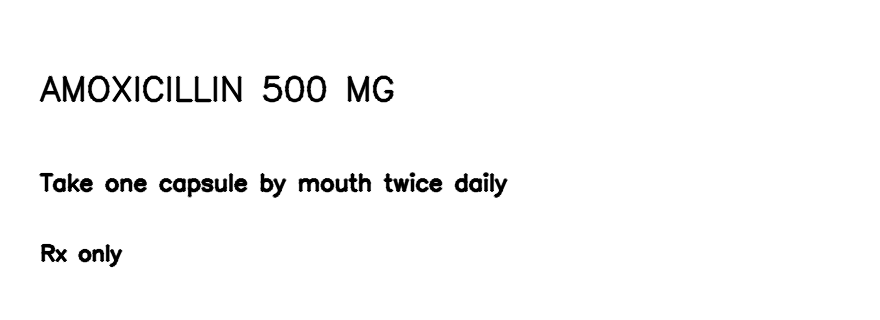
#> input picture data/raw/images/sample_ocr_test.png, 880 x 320 px
$ python -i orientation.py   (imports and definitions only)
#> lines starting #> are read from the running program, lines starting #| are printed output that depends on the picture; after the words box and inside, x2 and y2 are one past the last pixel; in counts of white or black regions, pixels touching at a corner belong together
#> further down, picture is the input picture: shape (320, 880, 3); min 0, max 255, mean 248.4
"""
Heuristic page-level orientation (0, 90, 180, 270) for flat labels.

Uses horizontal ink projection statistics so it runs without extra models.
Optional OCR scoring refines the choice when PaddleOCR is available.
"""

from __future__ import annotations

import cv2
import numpy as np


def _rotate_bound(image: np.ndarray, angle_deg: float) -> np.ndarray:
    """Rotate image about center; expand canvas so corners are not clipped."""
    h, w = image.shape[:2]
    center = (w / 2.0, h / 2.0)
    m = cv2.getRotationMatrix2D(center, angle_deg, 1.0)
    cos = abs(m[0, 0])
    sin = abs(m[0, 1])
    nw = int(h * sin + w * cos)
    nh = int(h * cos + w * sin)
    m[0, 2] += nw / 2.0 - center[0]
    m[1, 2] += nh / 2.0 - center[1]
    return cv2.warpAffine(image, m, (nw, nh), flags=cv2.INTER_LINEAR, borderMode=cv2.BORDER_REPLICATE)


def _projection_score(gray_binary: np.ndarray) -> float:
    """
    Score how much ink aligns with horizontal rows (typical for upright Latin text).
    Higher is better for 0° vs 90°/270° mis-rotation on many label layouts.
    """
    ink = (gray_binary < 200).astype(np.float32)
    row_sum = ink.sum(axis=1)
    if row_sum.size < 2:
        return 0.0
    # Penalize flat projections; text lines create stronger row-to-row variation
    return float(np.std(row_sum) + 0.25 * np.std(np.diff(row_sum)))


def _prep_for_orientation(gray: np.ndarray, max_side: int = 960) -> np.ndarray:
    h, w = gray.shape[:2]
    scale = min(1.0, max_side / max(h, w))
    if scale < 1.0:
        gray = cv2.resize(gray, (int(w * scale), int(h * scale)), interpolation=cv2.INTER_AREA)
    gray = cv2.GaussianBlur(gray, (3, 3), 0)
    _adapt = getattr(cv2, "ADAPTIVE_THRESH_GAUSSIAN_C", getattr(cv2, "ADAPTIVE_GAUSSIAN_C", 1))
    return cv2.adaptiveThreshold(
        gray,
        255,
        _adapt,
        cv2.THRESH_BINARY_INV,
        31,
        7,
    )


def estimate_rotation_degrees(image_bgr: np.ndarray) -> int:
    """
    Pick one of {0, 90, 180, 270} that best matches upright horizontal text layout.

    Heuristic only — fails on square symmetric patterns or vertical-only layouts.
    """
    gray = cv2.cvtColor(image_bgr, cv2.COLOR_BGR2GRAY)
    best_angle = 0
    best_score = -1.0
    for angle in (0, 90, 180, 270):
        if angle == 0:
            rotated = gray
        else:
            rotated = cv2.cvtColor(_rotate_bound(image_bgr, float(angle)), cv2.COLOR_BGR2GRAY)
        bin_img = _prep_for_orientation(rotated)
        s = _projection_score(bin_img)
        if s > best_score:
            best_score = s
            best_angle = angle
#> this loop made 4 passes
#> (s, best_score) on pass 1: (66.96, 66.96)
#> s on passes 2 to 4: 13.72, 66.96, 13.72
#> pass 1, in estimate_rotation_degrees, `bin_img = _prep_for_orientation(rotated)`:
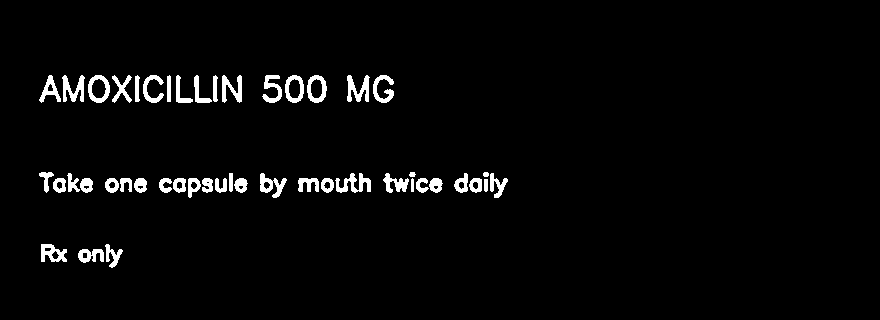
#> bin_img: shape (320, 880); 3% white; 47 white regions, largest, box (x1, y1, x2, y2) and area: (335, 173, 371, 193) 362, (347, 75, 370, 102) 338, (62, 75, 85, 102) 331
#> pass 2, in estimate_rotation_degrees, `rotated = cv2.cvtColor(_rotate_bound(image_bgr, float(angle)), cv2.COL..`:
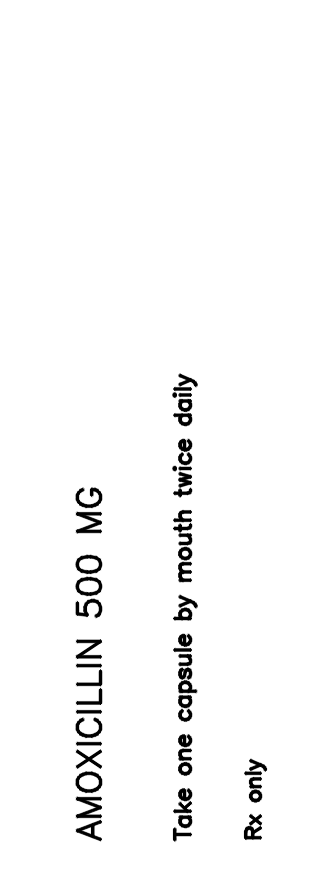
#> rotated: shape (880, 320); min 0, max 255, mean 248.4
#> after the loop:
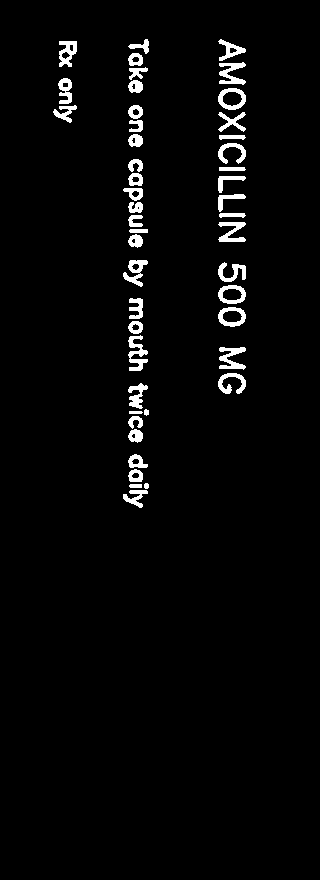
#> bin_img: shape (880, 320); 3% white; 47 white regions, largest, box (x1, y1, x2, y2) and area: (128, 335, 148, 371) 362, (219, 347, 246, 370) 338, (219, 62, 246, 85) 331
#> after the loop:
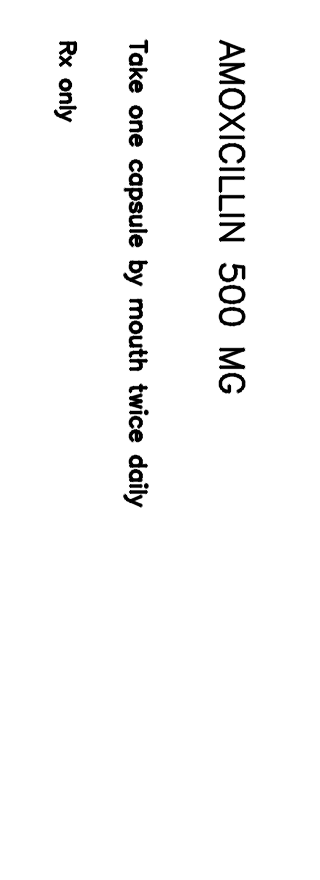
#> rotated: shape (880, 320); min 0, max 255, mean 248.4
#> after the loop, best_angle = 0; best_score = 66.96
    return int(best_angle)


# [59 lines left out: functions apply_rotation, auto_orient_image, refine_rotation_with_ocr_score, _paddle_result_score, not called in this run]

>>> import cv2
>>> picture = cv2.imread('../../data/raw/images/sample_ocr_test.png')
>>> result = estimate_rotation_degrees(picture)
#> result = 0
